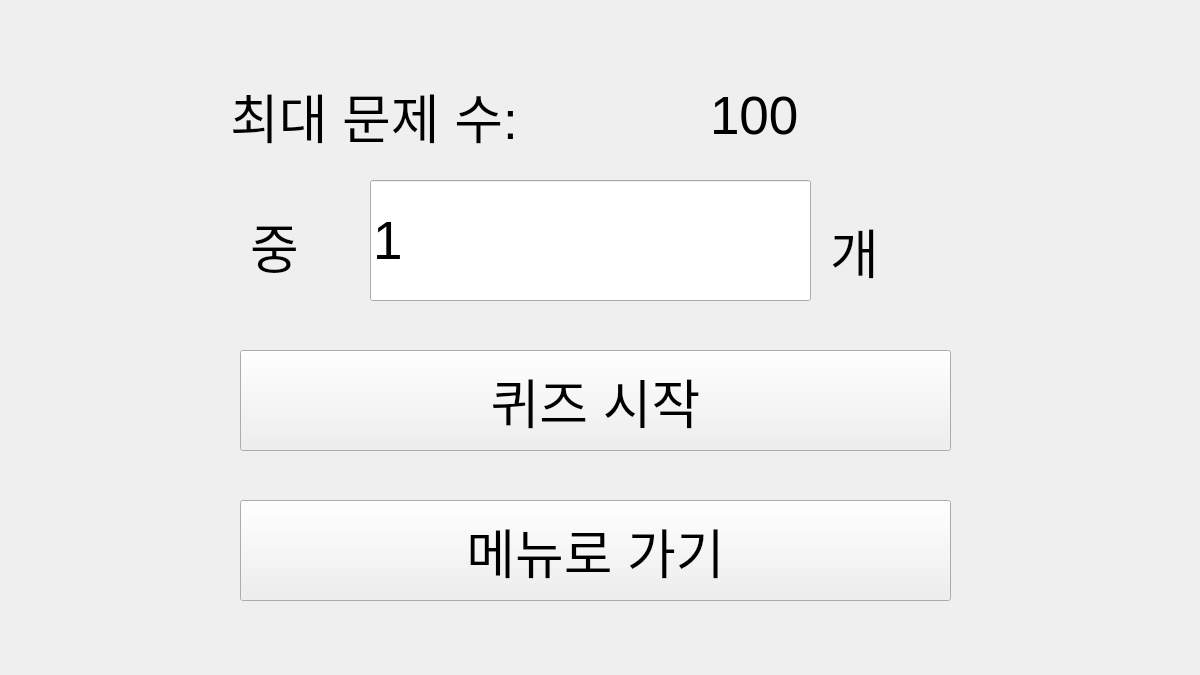
<?xml version="1.0" encoding="UTF-8"?>
<ui version="4.0">
 <class>Form</class>
 <widget class="QWidget" name="Form">
  <property name="geometry">
   <rect>
    <x>0</x>
    <y>0</y>
    <width>1200</width>
    <height>675</height>
   </rect>
  </property>
  <property name="windowTitle">
   <string>Form</string>
  </property>
  <widget class="QPushButton" name="startButton">
   <property name="geometry">
    <rect>
     <x>240</x>
     <y>350</y>
     <width>711</width>
     <height>101</height>
    </rect>
   </property>
   <property name="font">
    <font>
     <pointsize>40</pointsize>
    </font>
   </property>
   <property name="text">
    <string>퀴즈 시작</string>
   </property>
  </widget>
  <widget class="QPushButton" name="menuButton">
   <property name="geometry">
    <rect>
     <x>240</x>
     <y>500</y>
     <width>711</width>
     <height>101</height>
    </rect>
   </property>
   <property name="font">
    <font>
     <pointsize>40</pointsize>
    </font>
   </property>
   <property name="text">
    <string>메뉴로 가기</string>
   </property>
  </widget>
  <widget class="QLabel" name="label">
   <property name="geometry">
    <rect>
     <x>230</x>
     <y>60</y>
     <width>491</width>
     <height>111</height>
    </rect>
   </property>
   <property name="font">
    <font>
     <pointsize>40</pointsize>
    </font>
   </property>
   <property name="text">
    <string>최대 문제 수: </string>
   </property>
  </widget>
  <widget class="QLineEdit" name="questionNumberLine">
   <property name="geometry">
    <rect>
     <x>370</x>
     <y>180</y>
     <width>441</width>
     <height>121</height>
    </rect>
   </property>
   <property name="font">
    <font>
     <pointsize>40</pointsize>
    </font>
   </property>
   <property name="text">
    <string>1</string>
   </property>
  </widget>
  <widget class="QLabel" name="label_2">
   <property name="geometry">
    <rect>
     <x>830</x>
     <y>210</y>
     <width>111</width>
     <height>81</height>
    </rect>
   </property>
   <property name="font">
    <font>
     <pointsize>40</pointsize>
    </font>
   </property>
   <property name="text">
    <string>개</string>
   </property>
  </widget>
  <widget class="QLabel" name="maxLabel">
   <property name="geometry">
    <rect>
     <x>710</x>
     <y>70</y>
     <width>271</width>
     <height>91</height>
    </rect>
   </property>
   <property name="font">
    <font>
     <pointsize>40</pointsize>
    </font>
   </property>
   <property name="text">
    <string>100</string>
   </property>
  </widget>
  <widget class="QLabel" name="label_4">
   <property name="geometry">
    <rect>
     <x>250</x>
     <y>190</y>
     <width>101</width>
     <height>111</height>
    </rect>
   </property>
   <property name="font">
    <font>
     <pointsize>40</pointsize>
    </font>
   </property>
   <property name="text">
    <string>중</string>
   </property>
  </widget>
 </widget>
 <resources/>
 <connections/>
</ui>
